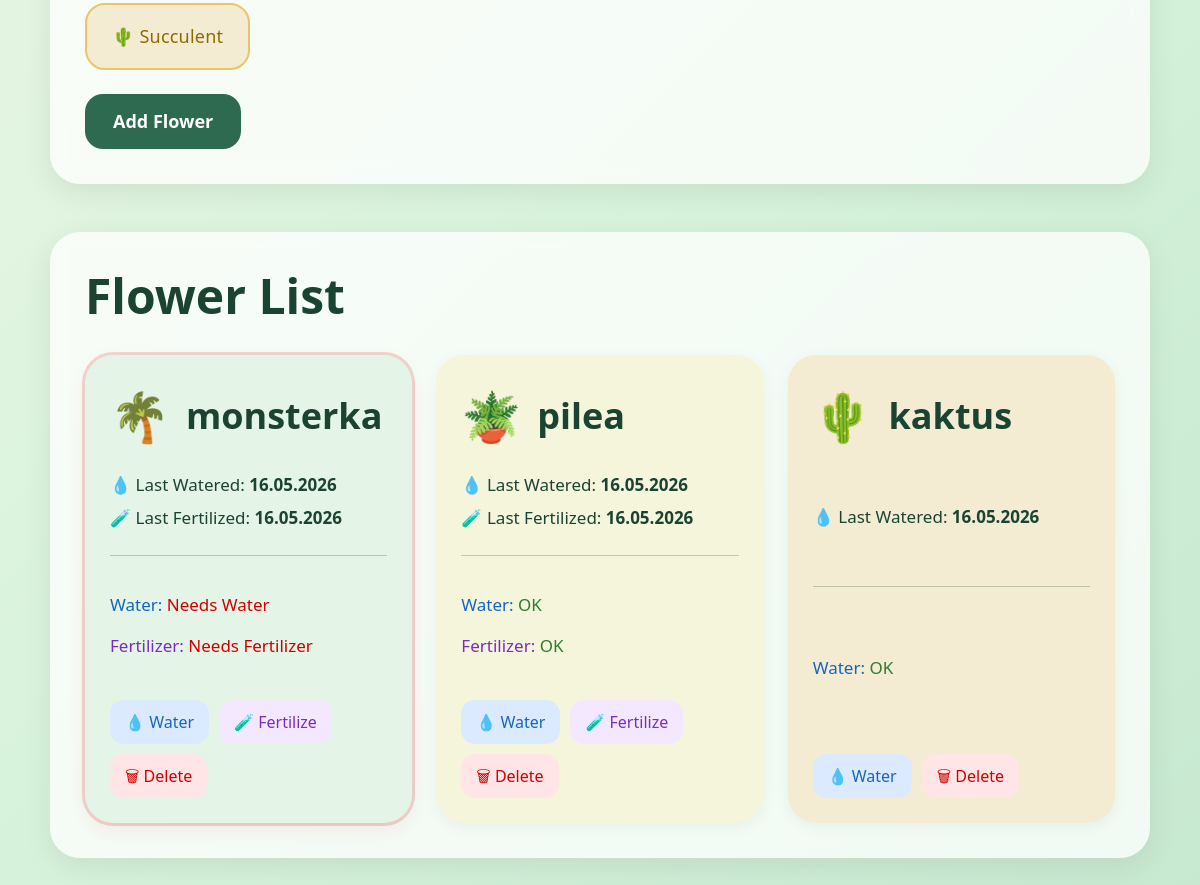
Before: / (lower part) with the older database file.
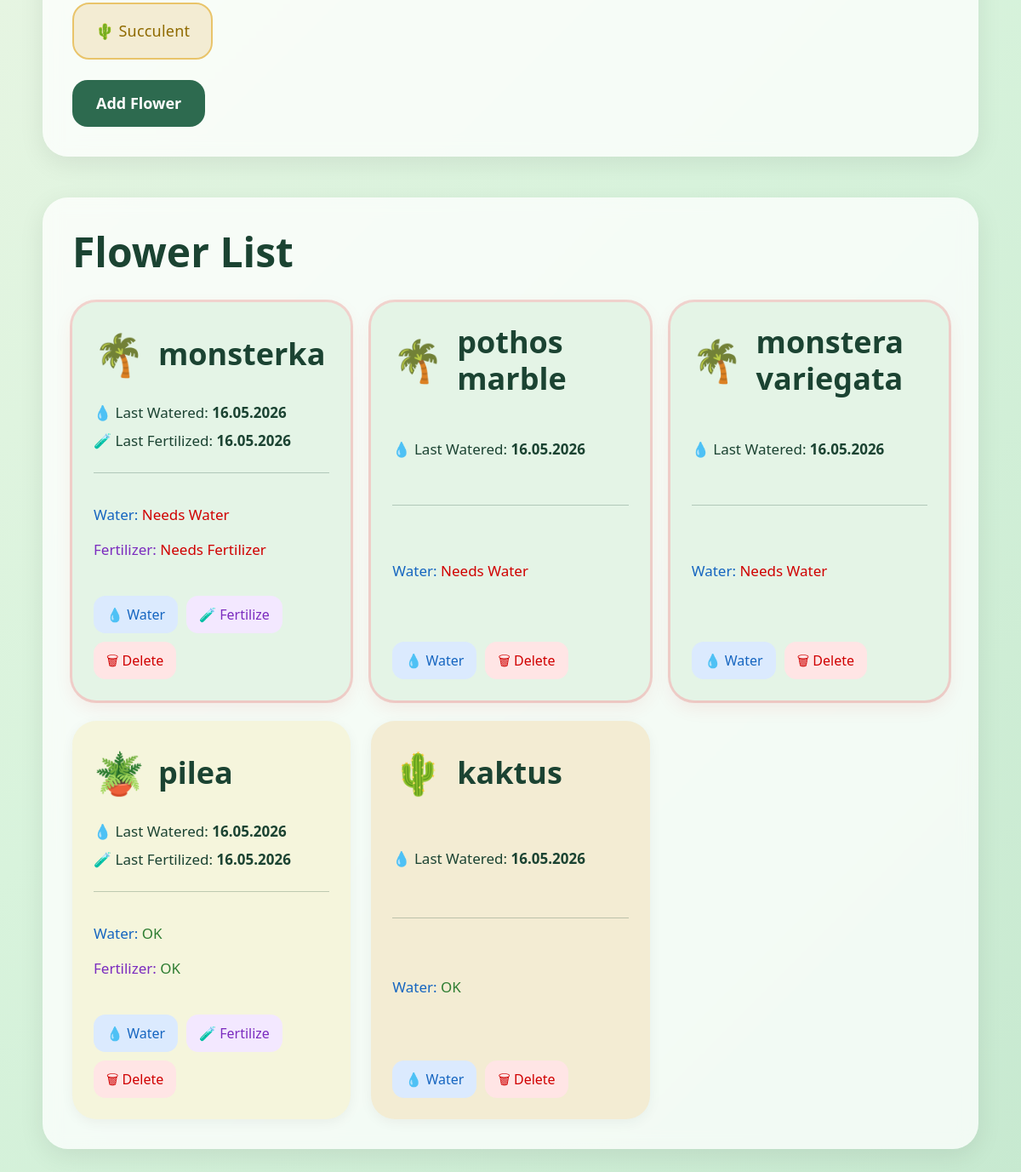
After: the same page with the newer database file.
### tables this page shows
CREATE TABLE flowers (
            id INTEGER PRIMARY KEY AUTOINCREMENT,
            name TEXT NOT NULL,
            type TEXT NOT NULL,
            last_watered TEXT NOT NULL,
            last_fertilized TEXT,
            fertilize BOOLEAN NOT NULL
        );

### App.py (the view)
@app.route("/")
def home():
    flowers = repository.get_all_flowers()
    return render_template(
        "index.html",
        flowers=flowers
    )

### Database.py (called while the page is built)
def get_connection():
    conn = sqlite3.connect(DB_NAME)
    conn.row_factory = sqlite3.Row
    return conn

### NormalFlower.py (called while the page is built)
    def needs_watering(self):
        return (
            datetime.now() - self.last_watered > timedelta(days=7)
        )

    def needs_fertilize(self):
        return (
            datetime.now() - self.last_fertilized
            > timedelta(days=14)
        )

### SucculentFlower.py (called while the page is built)
    def needs_watering(self):
        return (
            datetime.now() - self.last_watered
            > timedelta(days=14)
        )

### TropicalFlower.py (called while the page is built)
    def needs_watering(self):
        return (
            datetime.now() - self.last_watered
            > timedelta(seconds=2)
        )

    def needs_fertilize(self):
        return (
            datetime.now() - self.last_fertilized
            > timedelta(seconds=2)
        )

### templates/index.html (shortened to what this page needs)
<!DOCTYPE html>
<html lang="en">
<head>
    <link
        href="https://cdn.jsdelivr.net/npm/bootstrap@5.3.3/dist/css/bootstrap.min.css"
        rel="stylesheet"
    >
    <link
        rel="stylesheet"
        href="{{ url_for('static', filename='style.css') }}"
    >
</head>
<body>
<div class="main-container">
    <div class="glass-card">
        <form action="/add-form" method="POST">
            <div class="row">
                <div class="col-md-7">
                    <div class="option-grid">
                        <label
                            class="option-card succulent-card"
                            for="succulent"
                        >
                            🌵 Succulent
                        </label>
                    </div>
                </div>
                <div class="col-md-5">
                </div>
            </div>
            <button class="main-button mt-4">
                Add Flower
            </button>
        </form>
    </div>
    <div class="glass-card mt-5">
        <h2 class="section-title">
            Flower List
        </h2>
        <div class="row g-4 align-items-stretch">
            {% for flower in flowers %}
                <div class="col-md-6 col-lg-4 d-flex">
                    <div class="flower-card {% if flower.needs_watering() or (flower.fertilize and flower.needs_fertilize()) %}needs-attention{% endif %} {% if flower.type == 'TROPICAL' %}tropical-bg{% elif flower.type == 'NORMAL' %}normal-bg{% else %}succulent-bg{% endif %}">
                        <div class="flower-header">
                            <div class="flower-icon">
                                {% if flower.type == "TROPICAL" %}
                                    🌴
                                {% elif flower.type == "NORMAL" %}
                                    🪴
                                {% else %}
                                    🌵
                                {% endif %}
                            </div>
                            <div>
                                <h3 class="flower-name">
                                    {{ flower.name }}
                                </h3>
                            </div>
                        </div>
                        <div class="flower-info">
                            <p>
                                💧 Last Watered:
                                <strong>
                                    {{ flower.last_watered.strftime("%d.%m.%Y") }}
                                </strong>
                            </p>
                            {% if flower.fertilize %}
                                <p>
                                    🧪 Last Fertilized:
                                    <strong>
                                        {{ flower.last_fertilized.strftime("%d.%m.%Y") }}
                                    </strong>
                                </p>
                            {% endif %}
                        </div>
                        <hr>
                        <div class="status-section">
                            <p>
                                <span class="water-label">
                                    Water:
                                </span>
                                {% if flower.needs_watering() %}
                                    <span class="status-bad">
                                        Needs Water
                                    </span>
                                {% else %}
                                    <span class="status-good">
                                        OK
                                    </span>
                                {% endif %}
                            </p>
                            {% if flower.fertilize %}
                                <p>
                                    <span class="fert-label">
                                        Fertilizer:
                                    </span>
                                    {% if flower.needs_fertilize() %}
                                        <span class="status-bad">
                                            Needs Fertilizer
                                        </span>
                                    {% else %}
                                        <span class="status-good">
                                            OK
                                        </span>
                                    {% endif %}
                                </p>
                            {% endif %}
                        </div>
                        <div class="button-row">
                            <form
                                action="/water/{{ flower.id }}"
                                method="POST"
                            >
                                <button class="small-button water-btn">
                                    💧 Water
                                </button>
                            </form>
                            {% if flower.fertilize %}
                                <form
                                    action="/fertilize/{{ flower.id }}"
                                    method="POST"
                                >
                                    <button class="small-button fert-btn">
                                        🧪 Fertilize
                                    </button>
                                </form>
                            {% endif %}
                            <form
                                action="/delete/{{ flower.id }}"
                                method="POST"
                            >
                                <button class="small-button delete-btn">
                                    🗑 Delete
                                </button>
                            </form>
                        </div>
                    </div>
                </div>
            {% endfor %}
        </div>
    </div>
</div>
</body>
</html>

### static/style.css (style rules this page uses)
body { margin: 0; min-height: 100vh; background: linear-gradient( 135deg, #edf6e5, #d8f3dc, #c7e9d0 ); font-family: "Segoe UI", sans-serif; color: #1b4332; overflow-x: hidden; }
.main-container { padding: 50px; }
.glass-card { background: rgba(255,255,255,0.75); backdrop-filter: blur(10px); border-radius: 30px; padding: 35px; box-shadow: 0 8px 30px rgba(0,0,0,0.08); }
.section-title { margin-bottom: 30px; font-size: 48px; font-weight: 700; }
.option-grid { display: flex; gap: 16px; flex-wrap: wrap; }
.option-card { border-radius: 20px; padding: 18px 25px; cursor: pointer; transition: 0.2s; font-weight: 500; font-size: 18px; letter-spacing: 0.2px; border: 2px solid transparent; }
.succulent-card { background: #f3ecd3; border-color: #e9c46a; color: #8f6a00; }
.main-button { background: #2d6a4f; color: white; border: none; padding: 14px 28px; border-radius: 18px; font-size: 18px; font-weight: 600; transition: 0.2s; }
.flower-card { border-radius: 28px; padding: 25px; width: 100%; background: white; display: flex; flex-direction: column; justify-content: space-between; min-height: 420px; box-shadow: 0 4px 15px rgba(0,0,0,0.05); transition: 0.2s; }
.needs-attention { box-shadow: 0 0 0 3px rgba(208, 0, 0, 0.16), 0 8px 22px rgba(208, 0, 0, 0.08); }
.tropical-bg { background: #e4f4e6; }
.normal-bg { background: #f5f5dc; }
.succulent-bg { background: #f3ecd3; }
.flower-header { display: flex; align-items: center; gap: 16px; margin-bottom: 20px; }
.flower-icon { font-size: 48px; }
.flower-name { font-size: 36px; margin: 0; font-weight: 600; }
.flower-info p { margin-bottom: 8px; font-size: 17px; }
.status-section { margin-top: 20px; font-size: 17px; }
.water-label { color: #1565c0; }
.fert-label { color: #7b2cbf; }
.status-good { color: #2e7d32; }
.status-bad { color: #d00000; }
.button-row { display: flex; gap: 10px; flex-wrap: wrap; margin-top: 25px; }
.small-button { border: none; border-radius: 14px; padding: 10px 15px; font-weight: 500; transition: 0.2s; }
.water-btn { background: #dbeafe; color: #1565c0; }
.fert-btn { background: #f3e8ff; color: #7b2cbf; }
.delete-btn { background: #ffe5e5; color: #d00000; }

Changed rows visible on the page:
added flowers: name "pothos marble", last_watered "16.05.2026", shows "Needs Water"
added flowers: name "monstera variegata", last_watered "16.05.2026", shows "Needs Water"
